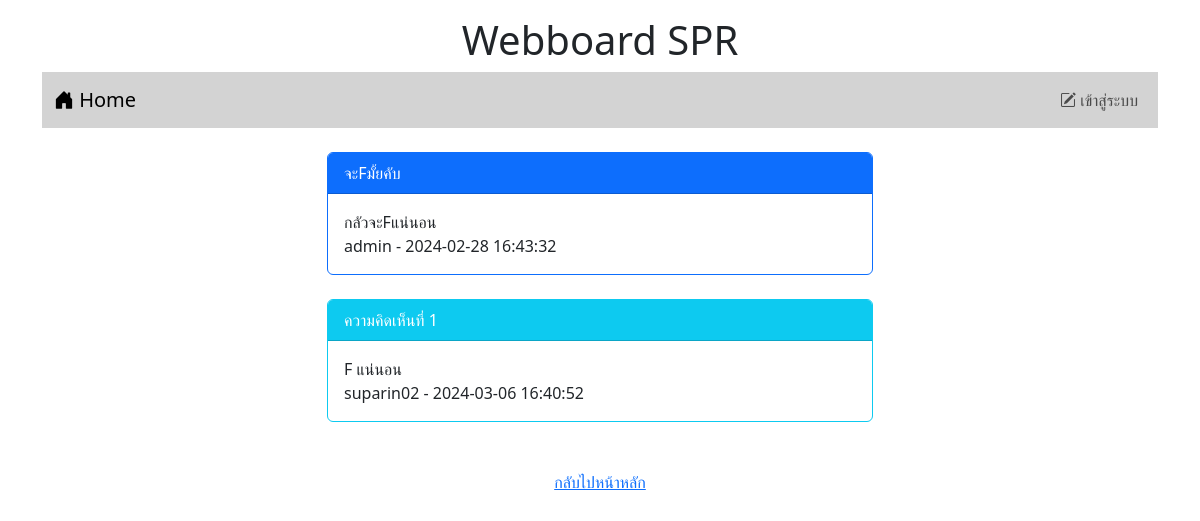
/post.php?id=2, run on the app's committed database.
### tables this page shows
CREATE TABLE `post` (
  `id` int(11) NOT NULL,
  `title` varchar(128) NOT NULL,
  `content` varchar(2048) NOT NULL,
  `post_date` datetime NOT NULL,
  `cat_id` int(11) NOT NULL,
  `user_id` int(11) NOT NULL
);

CREATE TABLE `user` (
  `id` int(11) NOT NULL,
  `login` varchar(32) NOT NULL,
  `password` varchar(64) NOT NULL,
  `name` varchar(64) NOT NULL,
  `gender` char(1) NOT NULL,
  `email` varchar(32) NOT NULL,
  `role` char(1) NOT NULL
);

CREATE TABLE `comment` (
  `id` int(11) NOT NULL,
  `content` varchar(20148) NOT NULL,
  `post_date` datetime NOT NULL,
  `user_id` int(11) NOT NULL,
  `post_id` int(11) NOT NULL
);

### post.php (the view, shortened to what this page needs)
<!DOCTYPE html>
<html lang="en">
<head>
    <link rel="stylesheet" href="bootstrap-5.3.2-dist/css/bootstrap.min.css">
    <link rel="stylesheet" href="https://cdn.jsdelivr.net/npm/bootstrap-icons@1.11.3/font/bootstrap-icons.min.css">
</head>
<body>
    <div class="container-lg">
        <h1 style="text-align: center;" class="mt-3">Webboard SPR</h1>
        <?php include "nav.php" ?>
        <div class="row mt-4">
            <div class="col-lg-3 col-md-2 col-sm-1"></div>
            <div class="col-lg-6 col-md-8 col-sm-10">
            <?php
                $conn = new PDO("mysql:host=localhost;dbname=webboard;charset=utf8","root","");
                $sql = "select post.title,post.content,post.post_date,user.login
                from post inner join user on (post.user_id=user.id) where post.id=$_GET[id]";
                $result = $conn->query($sql);
                while($row=$result->fetch()){
                    echo "<div class='card border-primary'>";
                    echo "<div class='card-header bg-primary text-white'>$row[0]</div>";
                    echo "<div class='card-body'>$row[1]<br>$row[3] - $row[2]</div>";
                    echo "</div>";
                }
            ?>
            <br>
            <?php
                $conn = new PDO("mysql:host=localhost;dbname=webboard;charset=utf8","root","");
                $sql = "select comment.content,comment.post_date,user.login
                from comment inner join user on (comment.user_id=user.id) where comment.post_id=$_GET[id]";
                $result = $conn->query($sql);
                $i = 1;
                while($row=$result->fetch()){
                    echo "<div class='card border-info'>";
                    echo "<div class='card-header bg-info text-white'>ความคิดเห็นที่ $i</div>";
                    echo "<div class='card-body'>$row[0]<br>$row[2] - $row[1]</div>";
                    echo "</div><br>";
                    $i = $i+1;
                }
            ?>
            <br>
            </div>
            <div class="col-lg-3 col-md-2 col-sm-1"></div>
        </div>
    </div>
    <div style="text-align: center;"><a href="index.php">กลับไปหน้าหลัก</a></div>
</body>
</html>

### data on the page
post: title "จะFมั้ยคับ", content "กลัวจะFแน่นอน", user.login "admin", post_date "2024-02-28 16:43:32"
comment: content "F แน่นอน", user.login "suparin02", post_date "2024-03-06 16:40:52"
